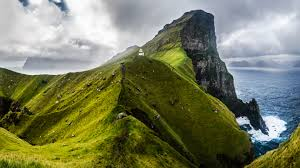
#> input picture images/faroe_island_2.jpg, 300 x 168 px; its folder holds 3 pictures in this run
$ python eagleview_test_solution_vijeth.py
#> lines starting #> are read from the running program, lines starting #| are printed output that depends on the picture; after the words box and inside, x2 and y2 are one past the last pixel; in counts of white or black regions, pixels touching at a corner belong together
import cv2
import numpy as np
import os
from concurrent.futures import ThreadPoolExecutor
import logging

# Configure logging
logging.basicConfig(level=logging.INFO, format='%(message)s')

class ImageProcessor:
    def __init__(self, file_paths, output_dir):
        print(file_paths)
        ###################filtering outh the pnj file form jpg in the given folder##############
        self.file_paths = [
        os.path.join(file_paths, filename)
        for filename in os.listdir(file_paths)
        if filename.lower().endswith(".jpg")
        ]
        self.output_dir = output_dir
        os.makedirs(self.output_dir, exist_ok=True)

    def _create_mask(self, file_path):

        # Loading the file from the path specified
#> called with file_path = 'images/faroe_island_2.jpg'
        image = cv2.imread(file_path)
#> image is the input picture: shape (168, 300, 3); mean B, G, R 95.3, 125.3, 121.1

        # verifying the images in the path
        if image is None:
            logging.error(f"Error: Unable to load image '{file_path}'.")
            return 0

        # Generate binary mask for high-intensity regions
        mask = cv2.inRange(image, (200, 200, 200), (255, 255, 255))
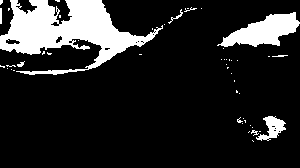
#> mask: shape (168, 300); 15.1% white; 49 white regions (40 under 20 px), largest, box (x1, y1, x2, y2) and area: (0, 0, 163, 75) 5420, (217, 12, 300, 47) 1512, (256, 116, 286, 141) 358

        # counting no of images with the high instyensity pixel count
        pixel_count = np.sum(mask == 255)
#> pixel_count = 7586

        # Saving the resultant or masked images
        output_path = os.path.join(
            self.output_dir,
            os.path.basename(file_path).replace(".jpg", "_mask.png")
        )
        cv2.imwrite(output_path, mask)

        return pixel_count
#################################parallel processing the images from the path###############
    def process_images(self):

        with ThreadPoolExecutor() as executor:
            pixel_counts = list(executor.map(self._create_mask, self.file_paths))
#> call 2 of _create_mask, with file_path = 'images/faroe_island_3.jpg'
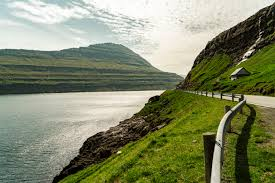
#> input picture images/faroe_island_3.jpg, 275 x 183 px
#> in _create_mask, image is the input picture: shape (183, 275, 3); mean B, G, R 105.7, 136, 130.3
#> in _create_mask (call 2), `mask = cv2.inRange(image, (200, 200, 200), (255, 255, 255))`:
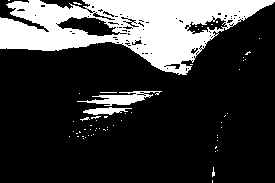
#> mask: shape (183, 275); 22.6% white; 61 white regions (58 under 20 px), largest, box (x1, y1, x2, y2) and area: (0, 0, 275, 75) 10448, (77, 91, 162, 106) 534, (83, 107, 132, 115) 225
#> in _create_mask (call 2), `pixel_count = np.sum(mask == 255)`: pixel_count = 11381
#> pixel_counts = [7586, 11381]

        # Calculate and log the total pixel count
        total_pixel_count = sum(pixel_counts)
#> total_pixel_count = 18967
        logging.info(f"Total high-intensity pixel count: {total_pixel_count}")
########################returing the total pixel count from the masked image########
        return total_pixel_count

if __name__ == "__main__":

    repo_root = os.getcwd()
    print(repo_root)
    image_dir = os.path.join(repo_root, 'images')
    print(image_dir)
    output_dir = os.path.join(repo_root, 'output_masks')

    processor = ImageProcessor(image_dir, output_dir)
    processor.process_images()
